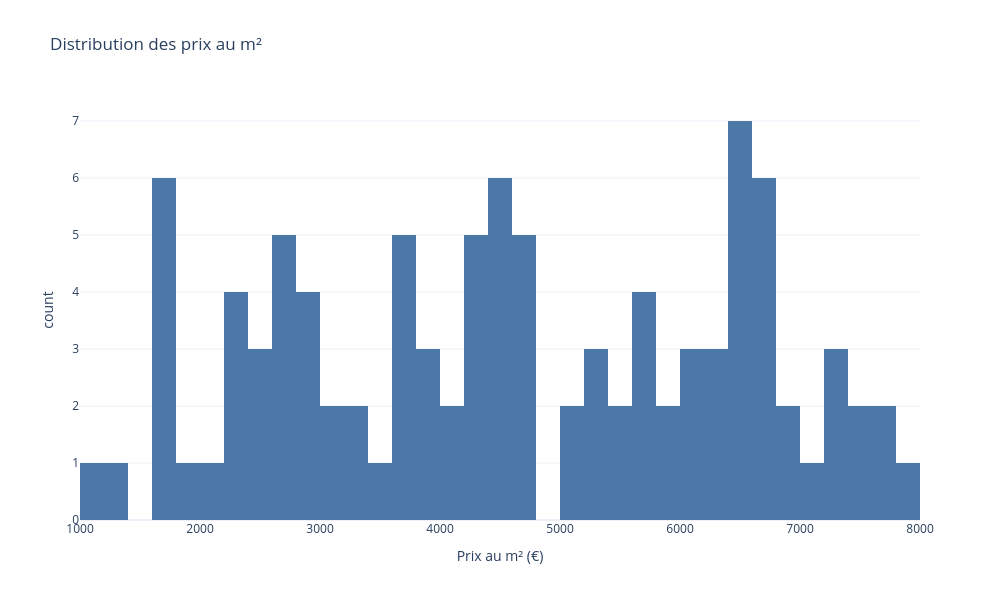

Notebook cell for this chart:
### Code cell
#%% 4. Graphique 1 - Distribution des prix au m²
fig = px.histogram(
    df,
    x="prix_m2",
    nbins=40,
    title="Distribution des prix au m²",
    color_discrete_sequence=["#4C78A8"],
    labels={"prix_m2": "Prix au m² (€)"}
)
fig.update_layout(template="plotly_white", width=1000, height=600)

# 👉 SAUVEGARDE GRAPHIQUE 1
fig.write_image("graph_1_histogramme_prix_m2.png")

fig.show()

### Figure 1 — Plotly figure (JSON) as saved in the notebook; plotly's stock layout.template omitted (floating-point values rounded to 4 significant figures)
{"data": [{"bingroup": "x", "hovertemplate": "Prix au m² (€)=%{x}<br>count=%{y}<extra></extra>", "legendgroup": "", "marker": {"color": "#4C78A8", "pattern": {"shape": ""}}, "name": "", "nbinsx": 40, "orientation": "v", "showlegend": false, "type": "histogram", "x": [3625, 3729, 7700, 2597, 4060, 3693, 5891, 6147, 6739, 4627, 2363, 2981, 6450, 2663, 2529, 3038, 6592, 4302, 3237, 6504, 6496, 2306, 5029, 7776, 3675, 6068, 6864, 2282, 1709, 6575, 6530, 5744, 5413, 4748, 6353, 5779, 1663, 2998, 4445, 4743, 6727, 2495, 4304, 4763, 6232, 2853, 6616, 7585, 5659, 2291, 4581, 4457, 2636, 4696, 3999, 4152, 1698, 3160, 5097, 5737, 7363, 6685, 1854, 6855, 7528, 4474, 6757, 6249, 6172, 2707, 3777, 6791, 2733, 6535, 7390, 5931, 4510, 1202, 4255, 5218, 5496, 1766, 5389, 3327, 3931, 1197, 2930, 4582, 7895, 7287, 1608, 4272, 2147, 5282, 4397, 3511, 2794, 1659, 3811, 7051], "xaxis": "x", "yaxis": "y"}], "layout": {"barmode": "relative", "height": 600, "legend": {"tracegroupgap": 0}, "title": {"text": "Distribution des prix au m²"}, "width": 1000, "xaxis": {"anchor": "y", "autorange": true, "domain": [0, 1], "range": [999.5, 8000.0], "title": {"text": "Prix au m² (€)"}, "type": "linear"}, "yaxis": {"anchor": "x", "autorange": true, "domain": [0, 1], "range": [0, 7.368], "title": {"text": "count"}}}}
